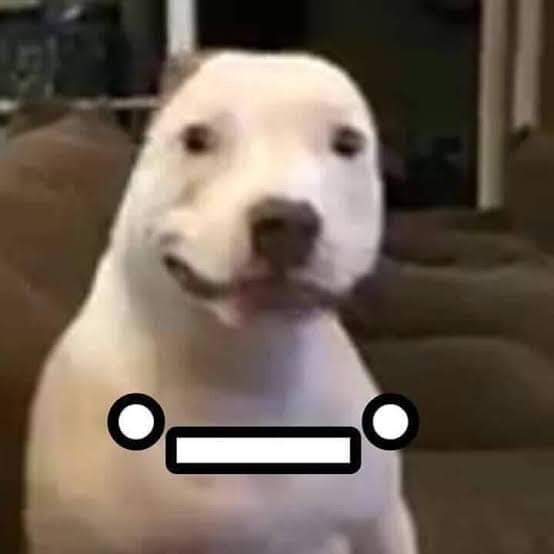
#> input picture op_geom2/input/meme1.jpg, 554 x 554 px; its folder holds only this picture in this run
$ python ejercicio1.py
#> lines starting #> are read from the running program, lines starting #| are printed output that depends on the picture
#> in run_rot, img is the input picture: shape (554, 554, 3); mean B, G, R 84.3, 96.2, 110.4
import cv2
import os
import numpy as np
import math

def op_rotar(img,angle):
#> called with angle = 90
    if img is not None:
        filas, cols = img.shape[0], img.shape[1]
#> filas = 554; cols = 554

        aux1= (1-math.cos(angle))*(filas/2)-math.sin(angle)*(cols/2)+((filas*math.cos(angle)+cols*math.sin(angle))/2)-(filas/2)
#> aux1 = 0
        aux2= math.sin(angle)*(filas/2)+(1-math.cos(angle))*(cols/2)+((cols*math.cos(angle)+filas*math.sin(angle))/2)-(cols/2)
#> aux2 = 495.3
        M = np.float32([[math.cos(angle),math.sin(angle),aux1],[-math.sin(angle),math.cos(angle),aux2]])
        out=cv2.warpAffine(img,M,(int(filas*math.cos(angle)+cols*math.sin(angle)),int(cols*math.cos(angle)+filas*math.sin(angle))))
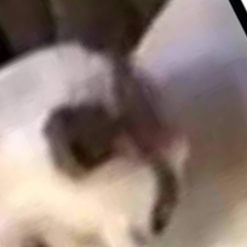
#> out: shape (247, 247, 3); mean B, G, R 118.1, 125.2, 142.6

        return(out)
    else:
        return(None)

def run_rot(folder,angle):
    #Procesamos todos los elementos de la carpeta indicada
    for filename in os.listdir(folder):
        img = cv2.imread(os.path.join(folder,filename))
        out=op_rotar(img,angle)

        if out is not None:
            cv2.imwrite('./out/out1_rot'+str(angle)+'_'+filename,out)
            print("Imagen Transformada")

if __name__ == "__main__":
    run_rot('./input',90)
